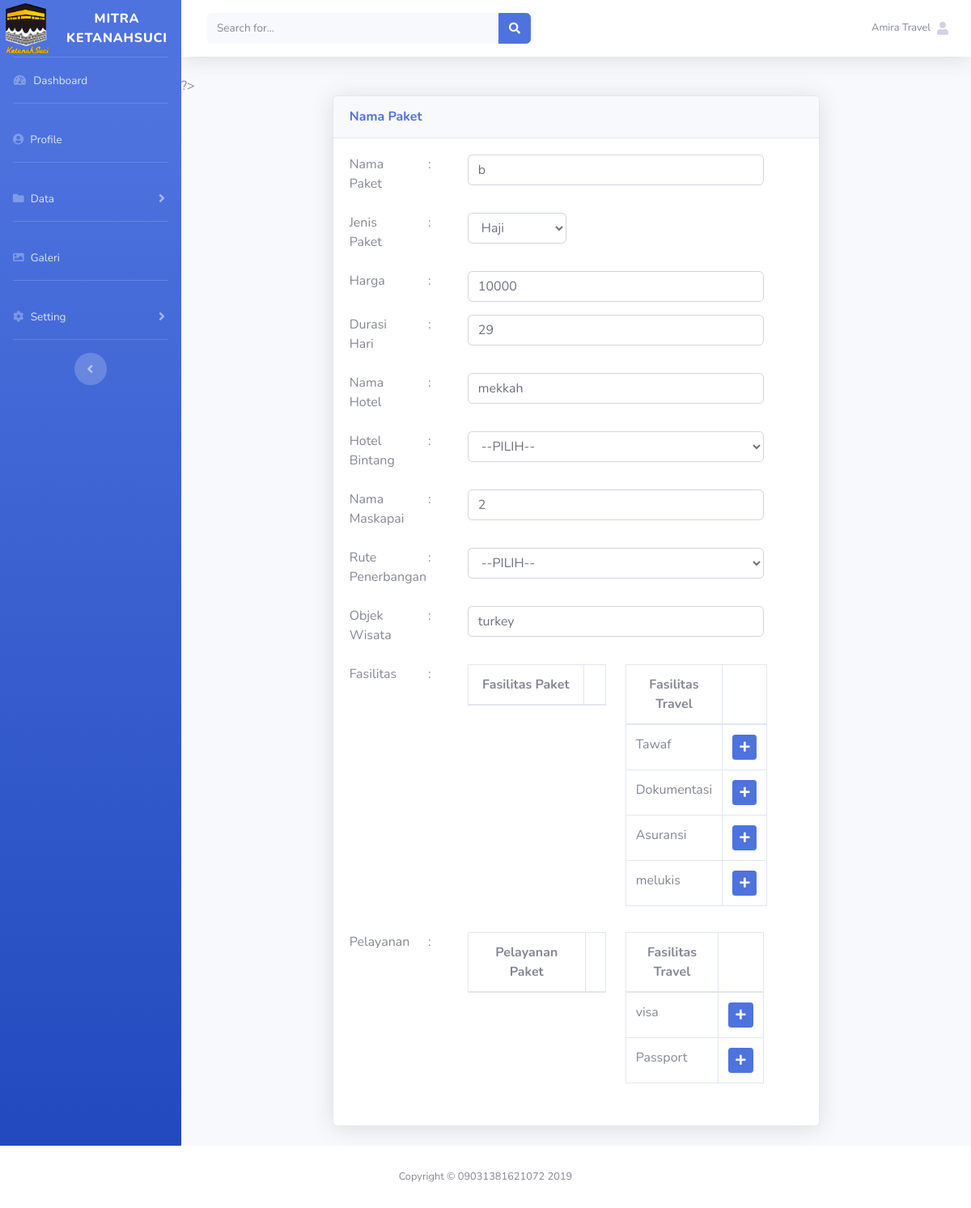
Page /index.php?url=Halaman_Paket_Lihat&id=P0002 (signed in) on the committed database.
### tables this page shows
CREATE TABLE `tbl_data_paket` (
  `id` int(11) NOT NULL,
  `paket_data_id` varchar(50) NOT NULL,
  `paket_detail` text NOT NULL,
  `nama_paket` varchar(100) NOT NULL,
  `harga_paket` int(50) NOT NULL,
  `id_jumlah_fasilitas` varchar(50) NOT NULL,
  `id_banyak_pelayanan` varchar(50) NOT NULL,
  `travel_id` varchar(50) NOT NULL,
  `jenispaket_id` varchar(50) NOT NULL,
  `testimoni_id` varchar(50) NOT NULL,
  `sertifikat_id` varchar(50) NOT NULL,
  `nama_hotel` varchar(100) NOT NULL,
  `bintang_hotel` enum('bintang 1','bintang 2','bintang 3','bintang 4','bintang 5') NOT NULL,
  `objek_wisata` varchar(100) NOT NULL,
  `nama_maskapai` varchar(50) NOT NULL,
  `rute_penerbangan` varchar(20) NOT NULL,
  `jumlah_hari` varchar(50) NOT NULL
);

CREATE TABLE `tbl_data_fasilitas` (
  `id` int(11) NOT NULL,
  `fasilitas_id` varchar(50) NOT NULL,
  `nama_fasilitas` varchar(100) NOT NULL,
  `travel_id` varchar(50) NOT NULL
);

CREATE TABLE `tbl_data_pelayanan` (
  `id` int(11) NOT NULL,
  `pelayanan_id` varchar(50) NOT NULL,
  `nama_pelayanan` varchar(100) NOT NULL,
  `travel_id` varchar(50) NOT NULL
);

### config/routes.php (called while the page is built, shortened)
<?php
$req = [];
$include = [];
if(isset($_GET['url'])){
	switch ($_GET['url']) {
		case 'Halaman_Paket_Lihat':
			$req[]= 'config/pelayanan/load_data.php';
			$req[]= 'config/Fasilitas/load_data.php';
			$req[]= 'config/paket_travel/load_detail.php';
			$req[]= 'config/paket_travel/session_fasilitas.php';
			$include[]='halaman/paket_travel/read.php';
			break;
	}
}else{
	$req[]='config/koneksi.php';
	$req[]='config/pengguna/load_data.php';
	$include[] ='pengguna_dashboard.php';
}
?>

### halaman/paket_travel/read.php (the view, shortened to what this page needs)
<?php
$sql_paket=mysqli_query($koneksi,"SELECT * FROM tbl_data_paket INNER JOIN tbl_jenis_paket USING(jenispaket_id) INNER JOIN tbl_agent_travel USING(travel_id) WHERE paket_data_id='$id'");
$data=mysqli_fetch_assoc($sql_paket);
?>
<div class="container-fluid col-xl-8 col-xs-8 mb-auto">
    <div class="card shadow mb-4">
        <div class="card-header py-3">
            <h6 class="m-0 font-weight-bold text-primary"> Nama Paket</h6>
        </div>
        <div class="card-body">
            <form action="config/paket_travel/edit.php" method="POST">
                <div class="form-group">
                    <div class="row">
                    <div class="col-xl-2">
                    <label for="">Nama Paket</label>
                    </div>
                    <div class="col-xl-1">
                    :
                    </div>
                    <div class="col-xl-8">
                        <input type="text" class="form-control" name="namapaket" value="<?php echo $data['nama_paket'] ?>"></input>
                    </div>
                    </div>
                </div>
                <div class="form-group">
                    <div class="row">
                        <div class="col-xl-2">
                        <label for="">Jenis Paket</label>
                        </div>
                        <div class="col-xl-1"> :</div>
                        <div class="col-xl-8">
                        <select name="jenispaket" id="jenispaket" class="form-control col-xl-4">
                            <?php
                                $sql_jenis_paket=mysqli_query($koneksi,"SELECT * FROM tbl_jenis_paket");
                                while($data_jenis=mysqli_fetch_assoc($sql_jenis_paket)){
                                    if($data['jenispaket']==$data_jenis['jenispaket']){
                                        $selected="selected";
                                    }else{
                                        $selected="";
                                    }
                                    echo "<option $selected>".$data_jenis['jenispaket']."</option>";
                                }
                            ?>
                       </select>
                        </div>
                    </div>
                </div>
                <div class="form-group">
                    <div class="row">
                        <div class="col-xl-2">
                            <label for="">Harga</label>
                        </div>
                        <div class="col-xl-1">:</div>
                        <div class="col-xl-8">
                            <input type="text" name="harga" class="form-control" value="<?php echo $data['harga_paket'];?>">
                        </div>
                    </div>
                </div>
                <div class="form-group">
                    <div class="row">
                        <div class="col-xl-2">
                            <label for="">Durasi Hari</label>
                        </div>
                        <div class="col-xl-1">:</div>
                        <div class="col-xl-8">
                            <input type="text" name="hari" class="form-control" value="<?php echo $data['jumlah_hari'];?>">
                        </div>
                    </div>
                </div>
                <div class="form-group">
                    <div class="row">
                        <div class="col-xl-2">
                            <label for="">Nama Hotel</label>
                        </div>
                        <div class="col-xl-1">:</div>
                        <div class="col-xl-8">
                            <input type="text" name="hotel" class="form-control" value="<?php echo $data['nama_hotel'];?>">
                        </div>
                    </div>
                </div>
                <div class="form-group">
                    <div class="row">
                        <div class="col-xl-2">
                            <label for="">Hotel Bintang</label>
                        </div>
                        <div class="col-xl-1">:</div>
                        <div class="col-xl-8">
                            <select name="bintanghotel" class="form-control"id="">
                                <option value="">--PILIH--</option>
                            </select>
                        </div>
                    </div>
                </div>
                <div class="form-group">
                    <div class="row">
                        <div class="col-xl-2">
                            <label for="">Nama Maskapai</label>
                        </div>
                        <div class="col-xl-1">:</div>
                        <div class="col-xl-8">
                            <input type="text" name="namamaskapai" class="form-control" value="<?php echo $data['nama_maskapai']; ?>">
                        </div>
                    </div>
                </div>
                <div class="form-group">
                    <div class="row">
                        <div class="col-xl-2">
                            <label for="">Rute Penerbangan</label>
                        </div>
                        <div class="col-xl-1">:</div>
                        <div class="col-xl-8">
                        <select name="rutepenerbangan" class="form-control"id="">
                                <option value="">--PILIH--</option>
                        </select>
                        </div>
                    </div>
                </div>
                <div class="form-group">
                    <div class="row">
                        <div class="col-xl-2">
                            <label for="">Objek Wisata</label>
                        </div>
                        <div class="col-xl-1">:</div>
                        <div class="col-xl-8">
                            <input type="text" name="objekwisata" class="form-control" value="<?php echo $data['objek_wisata']?>">
                        </div>
                    </div>
                </div>
                <div class="form-group">
                    <div class="row">
                        <div class="col-xl-2">
                            <label for="">Fasilitas</label>
                        </div>
                        <div class="col-xl-1">:</div>
                        <div class="col-xl-4">
                            <table class="table table-bordered">
                                <thead>
                                    <tr align="center">
                                        <th>Fasilitas Paket</th>
                                        <th></th>
                                    </tr>
                                </thead>
                            </table>
                        </div>
                        <div class="col-xl-4">
                            <table class="table table-bordered">
                                <thead>
                                    <tr align="center">
                                        <th>Fasilitas Travel</th>
                                        <th></th>
                                    </tr>
                                </thead>
                                <tbody>
                                <?php
                                $travel=$data['travel_id'];
                                $idpaket=$data['id_jumlah_fasilitas'];
                                $sql_fasilitas=mysqli_query($koneksi,"SELECT * FROM tbl_data_fasilitas where travel_id ='$travel'");
                                while($data_fasilitas = mysqli_fetch_assoc($sql_fasilitas)){
                                ?>
                                <tr id="<?php echo $data_fasilitas['fasilitas_id'];?>">
                                    <div class="form-check">
                                    <td><label class=form-check-label><?php echo $data_fasilitas['nama_fasilitas'];?></label></td>
                                    <td align="right"><a href="config/paket_travel/tambah_fasilitas.php?id=<?php echo $data_fasilitas['fasilitas_id']?>&Paket=<?php echo $idpaket;?>&travel=<?php echo $travel;?>" class="btn btn-primary btn-sm"><i class="fa fa-plus"></i></a></td>
                                    </div>
                                </tr>
                                <?php
                                }
                                ?>
                                </tbody>
                            </table>
                        </div>
                    </div>
                </div>
                <div class="form-group">
                    <div class="row">
                        <div class="col-xl-2">
                            <label for="">Pelayanan</label>
                        </div>
                        <div class="col-xl-1">:</div>
                        <div class="col-xl-4">
                            <table class="table table-bordered">
                                <thead>
                                    <tr align="center">
                                        <th>Pelayanan Paket</th>
                                        <th></th>
                                    </tr>
                                </thead>
                            </table>
                        </div>
                        <div class="col-xl-4">
                            <table class="table table-bordered">
                                <thead>
                                    <tr align="center">
                                        <th>Fasilitas Travel</th>
                                        <th></th>
                                    </tr>
                                </thead>
                                <tbody>
                                <?php
                                $travel=$data['travel_id'];
                                $idpaketpel=$data['id_jumlah_pelayanan'];
                                $sql_pelayanan=mysqli_query($koneksi,"SELECT * FROM tbl_data_pelayanan where travel_id ='$travel'");
                                while($data_pelayanan = mysqli_fetch_assoc($sql_pelayanan)){
                                ?>
                                <tr id="<?php echo $data_pelayanan['pelayanan_id'];?>">
                                    <div class="form-check">
                                    <td><label class=form-check-label><?php echo $data_pelayanan['nama_pelayanan'];?></label></td>
                                    <td align="right"><a href="config/paket_travel/tambah_pelayanan.php?id=<?php echo $data_pelayanan['pelayanan_id']?>&Paket=<?php echo $idpaketpel;?>&travel=<?php echo $travel;?>" class="btn btn-primary btn-sm"><i class="fa fa-plus"></i></a></td>
                                    </div>
                                </tr>
                                <?php
                                }
                                ?>
                                </tbody>
                            </table>
                        </div>
                    </div>
                </div>
            </form>
        </div>
    </div>
</div>
    </div>
    </div>
    </div>

### index.php (shortened to what this page needs)
<?php
include 'config/routes.php';
if($_SESSION['level'] == 'admin'){
	   include 'halaman/admin_header.php';
	   } else if ($_SESSION['level'] == 'agent'){
	  include 'halaman/agent_travel_header.php';
	   }
foreach ($req as $key => $value) {
	require_once $value;
}
foreach ($include as $key => $value) {
	require_once $value;
}
if($_SESSION['level'] == 'pengguna'){
	include 'halaman/footer_pengguna.php';
}else if($_SESSION['level'] == 'member'){
	include 'halaman/footer_pengguna.php';
}
else{
	include 'halaman/footer.php';
}
?>

### rows in the picture
tbl_data_paket: namapaket "b", harga "10000", hari "29", hotel "mekkah", namamaskapai "2", objekwisata "turkey"
tbl_data_fasilitas: nama_fasilitas "Tawaf"
tbl_data_fasilitas: nama_fasilitas "Dokumentasi"
tbl_data_fasilitas: nama_fasilitas "Asuransi"
tbl_data_fasilitas: nama_fasilitas "melukis"
tbl_data_pelayanan: nama_pelayanan "visa"
tbl_data_pelayanan: nama_pelayanan "Passport"

### other values in the picture
$_SESSION['username'] "Amira Travel"
form field jenispaket "Haji"
